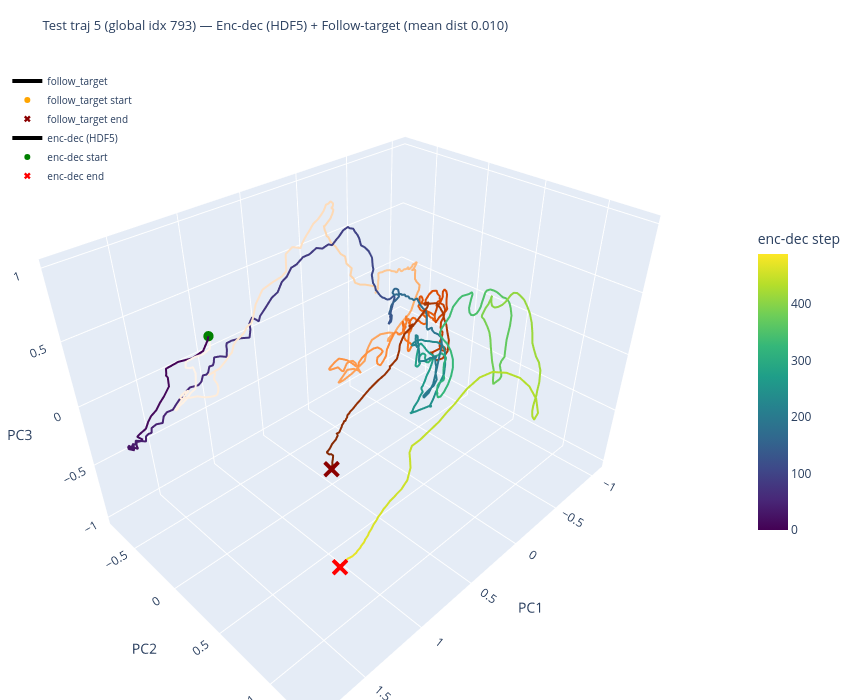

Notebook cell for this chart:
### Code cell
# Interactive 3D PCA plot with plotly
fig = go.Figure()

# --- Follow-target trajectory (orange, colored by time) ---
fig.add_trace(go.Scatter3d(
    x=projected_ft[:, 0], y=projected_ft[:, 1], z=projected_ft[:, 2],
    mode="lines",
    line=dict(color=np.arange(T_ft), colorscale="Oranges", width=4),
    name="follow_target",
    hovertemplate="t=%{customdata}<br>PC1=%{x:.2f}<br>PC2=%{y:.2f}<br>PC3=%{z:.2f}",
    customdata=np.arange(T_ft),
))
fig.add_trace(go.Scatter3d(
    x=[projected_ft[0, 0]], y=[projected_ft[0, 1]], z=[projected_ft[0, 2]],
    mode="markers", marker=dict(size=6, color="orange", symbol="circle"),
    name="follow_target start", showlegend=True,
))
fig.add_trace(go.Scatter3d(
    x=[projected_ft[-1, 0]], y=[projected_ft[-1, 1]], z=[projected_ft[-1, 2]],
    mode="markers", marker=dict(size=6, color="darkred", symbol="x"),
    name="follow_target end", showlegend=True,
))

# --- Encoder-decoder trajectory (viridis, colored by time) ---
fig.add_trace(go.Scatter3d(
    x=projected_enc_dec[:, 0], y=projected_enc_dec[:, 1], z=projected_enc_dec[:, 2],
    mode="lines",
    line=dict(color=np.arange(T_enc_dec), colorscale="Viridis", width=4,
              colorbar=dict(title="enc-dec step", x=1.02, len=0.5)),
    name="enc-dec (HDF5)",
    hovertemplate="t=%{customdata}<br>PC1=%{x:.2f}<br>PC2=%{y:.2f}<br>PC3=%{z:.2f}",
    customdata=np.arange(T_enc_dec),
))
fig.add_trace(go.Scatter3d(
    x=[projected_enc_dec[0, 0]], y=[projected_enc_dec[0, 1]], z=[projected_enc_dec[0, 2]],
    mode="markers", marker=dict(size=6, color="green", symbol="circle"),
    name="enc-dec start", showlegend=True,
))
fig.add_trace(go.Scatter3d(
    x=[projected_enc_dec[-1, 0]], y=[projected_enc_dec[-1, 1]], z=[projected_enc_dec[-1, 2]],
    mode="markers", marker=dict(size=6, color="red", symbol="x"),
    name="enc-dec end", showlegend=True,
))

fig.update_layout(
    title=dict(text=(
        f"Test traj {TEST_TRAJ_IDX} (global idx {selected_traj_idx})"
        f" \u2014 Enc-dec (HDF5) + Follow-target (mean dist {distances.mean():.3f})"
    ), font=dict(size=13)),
    scene=dict(
        xaxis_title="PC1",
        yaxis_title="PC2",
        zaxis_title="PC3",
    ),
    width=850, height=700,
    legend=dict(x=0.01, y=0.99, font=dict(size=10)),
    margin=dict(l=0, r=0, t=60, b=0),
)
fig.show()

### Figure 1 — Plotly figure (JSON) as saved in the notebook; plotly's stock layout.template omitted (floating-point values rounded to 4 significant figures; data arrays with more than 128 entries replaced by an {"elided": "..."} marker saying what was removed)
{"data": [{"customdata": {"elided": "490 int values"}, "hovertemplate": "t=%{customdata}<br>PC1=%{x:.2f}<br>PC2=%{y:.2f}<br>PC3=%{z:.2f}", "line": {"color": {"elided": "490 int values"}, "colorscale": [[0, "rgb(255,245,235)"], [0.125, "rgb(254,230,206)"], [0.25, "rgb(253,208,162)"], [0.375, "rgb(253,174,107)"], [0.5, "rgb(253,141,60)"], [0.625, "rgb(241,105,19)"], [0.75, "rgb(217,72,1)"], [0.875, "rgb(166,54,3)"], [1, "rgb(127,39,4)"]], "width": 4}, "mode": "lines", "name": "follow_target", "type": "scatter3d", "x": {"elided": "490 float values"}, "y": {"elided": "490 float values"}, "z": {"elided": "490 float values"}}, {"marker": {"color": "orange", "size": 6, "symbol": "circle"}, "mode": "markers", "name": "follow_target start", "showlegend": true, "type": "scatter3d", "x": [0.9867], "y": [-0.6883], "z": [0.1924]}, {"marker": {"color": "darkred", "size": 6, "symbol": "x"}, "mode": "markers", "name": "follow_target end", "showlegend": true, "type": "scatter3d", "x": [0.8954], "y": [0.4453], "z": [-0.3755]}, {"customdata": {"elided": "490 int values"}, "hovertemplate": "t=%{customdata}<br>PC1=%{x:.2f}<br>PC2=%{y:.2f}<br>PC3=%{z:.2f}", "line": {"color": {"elided": "490 int values"}, "colorbar": {"len": 0.5, "title": {"text": "enc-dec step"}, "x": 1.02}, "colorscale": [[0, "#440154"], [0.1111, "#482878"], [0.2222, "#3e4989"], [0.3333, "#31688e"], [0.4444, "#26828e"], [0.5556, "#1f9e89"], [0.6667, "#35b779"], [0.7778, "#6ece58"], [0.8889, "#b5de2b"], [1, "#fde725"]], "width": 4}, "mode": "lines", "name": "enc-dec (HDF5)", "type": "scatter3d", "x": {"elided": "490 float values"}, "y": {"elided": "490 float values"}, "z": {"elided": "490 float values"}}, {"marker": {"color": "green", "size": 6, "symbol": "circle"}, "mode": "markers", "name": "enc-dec start", "showlegend": true, "type": "scatter3d", "x": [0.9867], "y": [-0.6883], "z": [0.1924]}, {"marker": {"color": "red", "size": 6, "symbol": "x"}, "mode": "markers", "name": "enc-dec end", "showlegend": true, "type": "scatter3d", "x": [1.065], "y": [0.6875], "z": [-0.9931]}], "layout": {"height": 700, "legend": {"font": {"size": 10}, "x": 0.01, "y": 0.99}, "margin": {"b": 0, "l": 0, "r": 0, "t": 60}, "scene": {"xaxis": {"title": {"text": "PC1"}}, "yaxis": {"title": {"text": "PC2"}}, "zaxis": {"title": {"text": "PC3"}}}, "title": {"font": {"size": 13}, "text": "Test traj 5 (global idx 793) — Enc-dec (HDF5) + Follow-target (mean dist 0.010)"}, "width": 850}}
